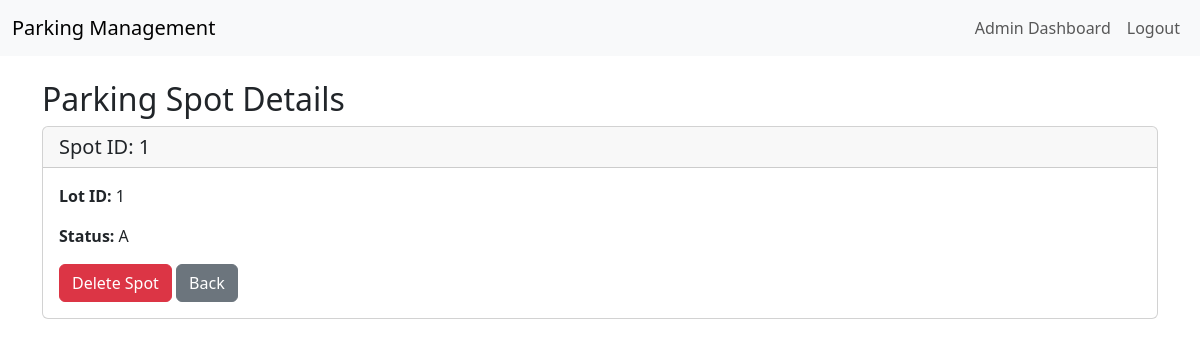
The app's page /admin/view_spot/1 (signed in), older data.
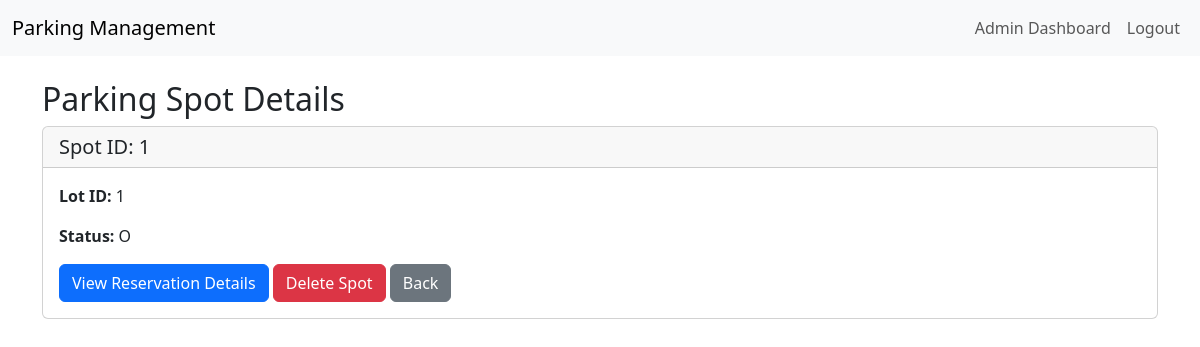
The same page, newer data.
### models.py (models this page shows)
class ParkingSpot(db.Model):
    id = db.Column(db.Integer, primary_key=True)
    lot_id = db.Column(db.Integer, db.ForeignKey('parking_lot.id'), nullable=False)
    status = db.Column(db.String(1), nullable=False, default='A')

### app.py (the view)
@app.route('/admin/view_spot/<int:spot_id>')
def view_spot(spot_id):
    user = get_current_user()
    if not user or user.role != 'admin':
        return redirect(url_for('login'))
    spot = ParkingSpot.query.get_or_404(spot_id)
    return render_template('view_spot.html', spot=spot)

### app.py (called while the page is built)
def get_current_user():
    if 'user_id' in session:
        user = User.query.get(session['user_id'])
        print(f"Current user: {user.username if user else 'None'}")
        return user
    print("No user_id in session")
    return None

@app.context_processor
def utility_processor():
    return dict(get_current_user=get_current_user)

### templates/view_spot.html
{% extends "base.html" %}
{% block content %}
<h2>Parking Spot Details</h2>
<div class="card">
    <div class="card-header">
        <h5 class="mb-0">Spot ID: {{ spot.id }}</h5>
    </div>
    <div class="card-body">
        <p><strong>Lot ID:</strong> {{ spot.lot_id }}</p>
        <p><strong>Status:</strong> {{ spot.status }}</p>
        {% if spot.status == 'O' %}
            <a href="{{ url_for('spot_details', spot_id=spot.id) }}" class="btn btn-primary">View Reservation Details</a>
        {% endif %}
        <form method="POST" action="{{ url_for('delete_spot', spot_id=spot.id) }}" style="display:inline;">
            <button type="submit" class="btn btn-danger" onclick="return confirm('Are you sure?')">Delete Spot</button>
        </form>
        <a href="{{ url_for('admin_dashboard') }}" class="btn btn-secondary">Back</a>
    </div>
</div>
{% endblock %}

Row changes from the older to the newer data that the page shows:
changed ParkingSpot id 1: status "A" → "O"
Text that changed along with them:
text now shown: "View Reservation Details"
